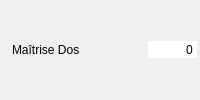
       <widget class="QWidget" name="widget_m_dos" native="true">
        <property name="minimumSize">
         <size>
          <width>200</width>
          <height>26</height>
         </size>
        </property>
        <layout class="QHBoxLayout" name="horizontalLayout_16">
         <property name="spacing">
          <number>2</number>
         </property>
         <property name="leftMargin">
          <number>3</number>
         </property>
         <property name="topMargin">
          <number>3</number>
         </property>
         <property name="rightMargin">
          <number>3</number>
         </property>
         <property name="bottomMargin">
          <number>3</number>
         </property>
         <item>
          <widget class="QLabel" name="label_31">
           <property name="text">
            <string/>
           </property>
           <property name="pixmap">
            <pixmap resource="../../resources/resources.qrc">:/images/Aptitudes/maitrise_dos.png</pixmap>
           </property>
          </widget>
         </item>
         <item>
          <widget class="QLabel" name="label_m_dos">
           <property name="text">
            <string>Maîtrise Dos</string>
           </property>
          </widget>
         </item>
         <item>
          <spacer name="horizontalSpacer_17">
           <property name="orientation">
            <enum>Qt::Horizontal</enum>
           </property>
           <property name="sizeHint" stdset="0">
            <size>
             <width>37</width>
             <height>12</height>
            </size>
           </property>
          </spacer>
         </item>
         <item>
          <widget class="QSpinBox" name="sp_m_dos">
           <property name="focusPolicy">
            <enum>Qt::NoFocus</enum>
           </property>
           <property name="autoFillBackground">
            <bool>true</bool>
           </property>
           <property name="frame">
            <bool>false</bool>
           </property>
           <property name="alignment">
            <set>Qt::AlignRight|Qt::AlignTrailing|Qt::AlignVCenter</set>
           </property>
           <property name="buttonSymbols">
            <enum>QAbstractSpinBox::NoButtons</enum>
           </property>
           <property name="suffix">
            <string/>
           </property>
           <property name="minimum">
            <number>-999999</number>
           </property>
           <property name="maximum">
            <number>9999999</number>
           </property>
           <property name="stepType">
            <enum>QAbstractSpinBox::DefaultStepType</enum>
           </property>
          </widget>
         </item>
        </layout>
       </widget>
